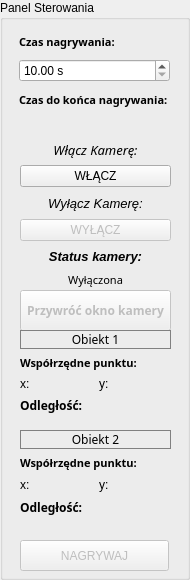
       <widget class="QGroupBox" name="recordBox">
        <property name="minimumSize">
         <size>
          <width>190</width>
          <height>568</height>
         </size>
        </property>
        <property name="maximumSize">
         <size>
          <width>190</width>
          <height>16777215</height>
         </size>
        </property>
        <property name="title">
         <string>Panel Sterowania</string>
        </property>
        <widget class="QWidget" name="verticalLayoutWidget_5">
         <property name="geometry">
          <rect>
           <x>19</x>
           <y>30</y>
           <width>151</width>
           <height>81</height>
          </rect>
         </property>
         <layout class="QVBoxLayout" name="verticalLayout_5">
          <item>
           <widget class="QLabel" name="timerecordLabel">
            <property name="font">
             <font>
              <family>Segoe UI Black</family>
              <pointsize>8</pointsize>
              <weight>75</weight>
              <bold>true</bold>
             </font>
            </property>
            <property name="text">
             <string>Czas nagrywania:</string>
            </property>
           </widget>
          </item>
          <item>
           <widget class="QDoubleSpinBox" name="timeSpinBox">
            <property name="prefix">
             <string/>
            </property>
            <property name="suffix">
             <string> s</string>
            </property>
            <property name="minimum">
             <double>10.000000000000000</double>
            </property>
            <property name="maximum">
             <double>180.000000000000000</double>
            </property>
            <property name="singleStep">
             <double>1.000000000000000</double>
            </property>
           </widget>
          </item>
          <item>
           <widget class="QLabel" name="timerecordLabel_2">
            <property name="font">
             <font>
              <family>Segoe UI Black</family>
              <pointsize>8</pointsize>
              <weight>75</weight>
              <bold>true</bold>
             </font>
            </property>
            <property name="text">
             <string>Czas do końca nagrywania:</string>
            </property>
           </widget>
          </item>
         </layout>
        </widget>
        <widget class="QWidget" name="horizontalLayoutWidget">
         <property name="geometry">
          <rect>
           <x>19</x>
           <y>110</y>
           <width>151</width>
           <height>31</height>
          </rect>
         </property>
         <layout class="QHBoxLayout" name="horizontalLayout_2">
          <item>
           <widget class="QLabel" name="timeLabel">
            <property name="font">
             <font>
              <family>Segoe UI Black</family>
              <pointsize>8</pointsize>
              <weight>75</weight>
              <bold>true</bold>
             </font>
            </property>
            <property name="styleSheet">
             <string notr="true">color:red;</string>
            </property>
            <property name="text">
             <string/>
            </property>
            <property name="alignment">
             <set>Qt::AlignCenter</set>
            </property>
           </widget>
          </item>
         </layout>
        </widget>
        <widget class="QWidget" name="verticalLayoutWidget_6">
         <property name="geometry">
          <rect>
           <x>20</x>
           <y>140</y>
           <width>151</width>
           <height>151</height>
          </rect>
         </property>
         <layout class="QVBoxLayout" name="verticalLayout_6">
          <item>
           <widget class="QLabel" name="openLabel_2">
            <property name="font">
             <font>
              <family>Century Gothic</family>
              <pointsize>10</pointsize>
              <weight>50</weight>
              <italic>true</italic>
              <bold>false</bold>
             </font>
            </property>
            <property name="text">
             <string>Włącz Kamerę:</string>
            </property>
            <property name="alignment">
             <set>Qt::AlignCenter</set>
            </property>
           </widget>
          </item>
          <item>
           <widget class="QPushButton" name="openpushButton_2">
            <property name="cursor">
             <cursorShape>PointingHandCursor</cursorShape>
            </property>
            <property name="text">
             <string>WŁĄCZ</string>
            </property>
           </widget>
          </item>
          <item>
           <widget class="QLabel" name="closeLabel_2">
            <property name="font">
             <font>
              <family>Segoe UI Symbol</family>
              <pointsize>10</pointsize>
              <weight>50</weight>
              <italic>true</italic>
              <bold>false</bold>
              <underline>false</underline>
              <strikeout>false</strikeout>
             </font>
            </property>
            <property name="text">
             <string>Wyłącz Kamerę:</string>
            </property>
            <property name="alignment">
             <set>Qt::AlignCenter</set>
            </property>
           </widget>
          </item>
          <item>
           <widget class="QPushButton" name="closepushButton_3">
            <property name="enabled">
             <bool>false</bool>
            </property>
            <property name="cursor">
             <cursorShape>PointingHandCursor</cursorShape>
            </property>
            <property name="text">
             <string>WYŁĄCZ</string>
            </property>
           </widget>
          </item>
          <item>
           <widget class="QLabel" name="camlabel_2">
            <property name="font">
             <font>
              <pointsize>10</pointsize>
              <weight>75</weight>
              <italic>true</italic>
              <bold>true</bold>
             </font>
            </property>
            <property name="text">
             <string>Status kamery:</string>
            </property>
            <property name="alignment">
             <set>Qt::AlignCenter</set>
            </property>
           </widget>
          </item>
          <item>
           <widget class="QLabel" name="camstatuslabel_2">
            <property name="font">
             <font>
              <family>OCR A Extended</family>
              <pointsize>8</pointsize>
              <weight>50</weight>
              <italic>false</italic>
              <bold>false</bold>
             </font>
            </property>
            <property name="text">
             <string>Wyłączona</string>
            </property>
            <property name="alignment">
             <set>Qt::AlignHCenter|Qt::AlignTop</set>
            </property>
           </widget>
          </item>
         </layout>
        </widget>
        <widget class="QPushButton" name="cameraviewpushButton_2">
         <property name="enabled">
          <bool>false</bool>
         </property>
         <property name="geometry">
          <rect>
           <x>20</x>
           <y>290</y>
           <width>151</width>
           <height>41</height>
          </rect>
         </property>
         <property name="font">
          <font>
           <family>Segoe UI Black</family>
           <weight>75</weight>
           <bold>true</bold>
          </font>
         </property>
         <property name="cursor">
          <cursorShape>PointingHandCursor</cursorShape>
         </property>
         <property name="text">
          <string>Przywróć okno kamery</string>
         </property>
        </widget>
        <widget class="QWidget" name="verticalLayoutWidget_7">
         <property name="geometry">
          <rect>
           <x>20</x>
           <y>330</y>
           <width>151</width>
           <height>106</height>
          </rect>
         </property>
         <layout class="QVBoxLayout" name="verticalLayout_7">
          <item>
           <widget class="QLabel" name="label_4">
            <property name="font">
             <font>
              <family>Century Gothic</family>
             </font>
            </property>
            <property name="styleSheet">
             <string notr="true">border: 1px solid grey;</string>
            </property>
            <property name="text">
             <string>Obiekt 1</string>
            </property>
            <property name="alignment">
             <set>Qt::AlignCenter</set>
            </property>
           </widget>
          </item>
          <item>
           <widget class="QLabel" name="pointLabel_2">
            <property name="font">
             <font>
              <family>Segoe UI Black</family>
              <pointsize>8</pointsize>
              <weight>75</weight>
              <bold>true</bold>
             </font>
            </property>
            <property name="styleSheet">
             <string notr="true"/>
            </property>
            <property name="text">
             <string>Współrzędne punktu:</string>
            </property>
           </widget>
          </item>
          <item>
           <layout class="QHBoxLayout" name="horizontalLayout_35">
            <item>
             <widget class="QLabel" name="label_14">
              <property name="text">
               <string>x:  </string>
              </property>
             </widget>
            </item>
            <item>
             <widget class="QLabel" name="coordinatesLabel1x">
              <property name="font">
               <font>
                <underline>false</underline>
               </font>
              </property>
              <property name="styleSheet">
               <string notr="true"/>
              </property>
              <property name="text">
               <string/>
              </property>
              <property name="alignment">
               <set>Qt::AlignCenter</set>
              </property>
             </widget>
            </item>
            <item>
             <widget class="QLabel" name="label_15">
              <property name="text">
               <string>y: </string>
              </property>
             </widget>
            </item>
            <item>
             <widget class="QLabel" name="coordinatesLabel1y">
              <property name="font">
               <font>
                <underline>false</underline>
               </font>
              </property>
              <property name="styleSheet">
               <string notr="true"/>
              </property>
              <property name="text">
               <string/>
              </property>
              <property name="alignment">
               <set>Qt::AlignCenter</set>
              </property>
             </widget>
            </item>
           </layout>
          </item>
          <item>
           <layout class="QHBoxLayout" name="horizontalLayout_9">
            <item>
             <widget class="QLabel" name="label_2">
              <property name="font">
               <font>
                <family>Segoe UI Black</family>
                <weight>75</weight>
                <bold>true</bold>
               </font>
              </property>
              <property name="styleSheet">
               <string notr="true"/>
              </property>
              <property name="text">
               <string>Odległość:</string>
              </property>
             </widget>
            </item>
           </layout>
          </item>
          <item>
           <widget class="QLabel" name="milimeterValueLabel_2">
            <property name="font">
             <font>
              <family>Segoe UI Black</family>
              <weight>75</weight>
              <bold>true</bold>
             </font>
            </property>
            <property name="styleSheet">
             <string notr="true"/>
            </property>
            <property name="text">
             <string/>
            </property>
            <property name="alignment">
             <set>Qt::AlignCenter</set>
            </property>
           </widget>
          </item>
         </layout>
        </widget>
        <widget class="QPushButton" name="recordmoveButton">
         <property name="enabled">
          <bool>false</bool>
         </property>
         <property name="geometry">
          <rect>
           <x>20</x>
           <y>540</y>
           <width>149</width>
           <height>31</height>
          </rect>
         </property>
         <property name="cursor">
          <cursorShape>PointingHandCursor</cursorShape>
         </property>
         <property name="text">
          <string>NAGRYWAJ</string>
         </property>
        </widget>
        <widget class="QWidget" name="verticalLayoutWidget_10">
         <property name="geometry">
          <rect>
           <x>20</x>
           <y>430</y>
           <width>151</width>
           <height>108</height>
          </rect>
         </property>
         <layout class="QVBoxLayout" name="verticalLayout_11">
          <item>
           <widget class="QLabel" name="label_5">
            <property name="font">
             <font>
              <family>Century Gothic</family>
             </font>
            </property>
            <property name="styleSheet">
             <string notr="true">border: 1px solid grey;</string>
            </property>
            <property name="text">
             <string>Obiekt 2</string>
            </property>
            <property name="alignment">
             <set>Qt::AlignCenter</set>
            </property>
           </widget>
          </item>
          <item>
           <layout class="QHBoxLayout" name="horizontalLayout_10">
            <item>
             <widget class="QLabel" name="pointLabel_3">
              <property name="font">
               <font>
                <family>Segoe UI Black</family>
                <pointsize>8</pointsize>
                <weight>75</weight>
                <bold>true</bold>
               </font>
              </property>
              <property name="styleSheet">
               <string notr="true"/>
              </property>
              <property name="text">
               <string>Współrzędne punktu:</string>
              </property>
             </widget>
            </item>
           </layout>
          </item>
          <item>
           <layout class="QHBoxLayout" name="horizontalLayout_36">
            <item>
             <widget class="QLabel" name="label_16">
              <property name="text">
               <string>x:  </string>
              </property>
             </widget>
            </item>
            <item>
             <widget class="QLabel" name="coordinatesLabel2x">
              <property name="font">
               <font>
                <underline>false</underline>
               </font>
              </property>
              <property name="styleSheet">
               <string notr="true"/>
              </property>
              <property name="text">
               <string/>
              </property>
              <property name="alignment">
               <set>Qt::AlignCenter</set>
              </property>
             </widget>
            </item>
            <item>
             <widget class="QLabel" name="label_17">
              <property name="text">
               <string>y:  </string>
              </property>
             </widget>
            </item>
            <item>
             <widget class="QLabel" name="coordinatesLabel2y">
              <property name="font">
               <font>
                <underline>false</underline>
               </font>
              </property>
              <property name="styleSheet">
               <string notr="true"/>
              </property>
              <property name="text">
               <string/>
              </property>
              <property name="alignment">
               <set>Qt::AlignCenter</set>
              </property>
             </widget>
            </item>
           </layout>
          </item>
          <item>
           <layout class="QHBoxLayout" name="horizontalLayout_11">
            <item>
             <widget class="QLabel" name="label_3">
              <property name="font">
               <font>
                <family>Segoe UI Black</family>
                <weight>75</weight>
                <bold>true</bold>
               </font>
              </property>
              <property name="styleSheet">
               <string notr="true"/>
              </property>
              <property name="text">
               <string>Odległość:</string>
              </property>
             </widget>
            </item>
           </layout>
          </item>
          <item>
           <widget class="QLabel" name="milimeterValueLabel_3">
            <property name="font">
             <font>
              <family>Segoe UI Black</family>
              <weight>75</weight>
              <bold>true</bold>
             </font>
            </property>
            <property name="styleSheet">
             <string notr="true"/>
            </property>
            <property name="text">
             <string/>
            </property>
            <property name="alignment">
             <set>Qt::AlignCenter</set>
            </property>
           </widget>
          </item>
         </layout>
        </widget>
       </widget>
